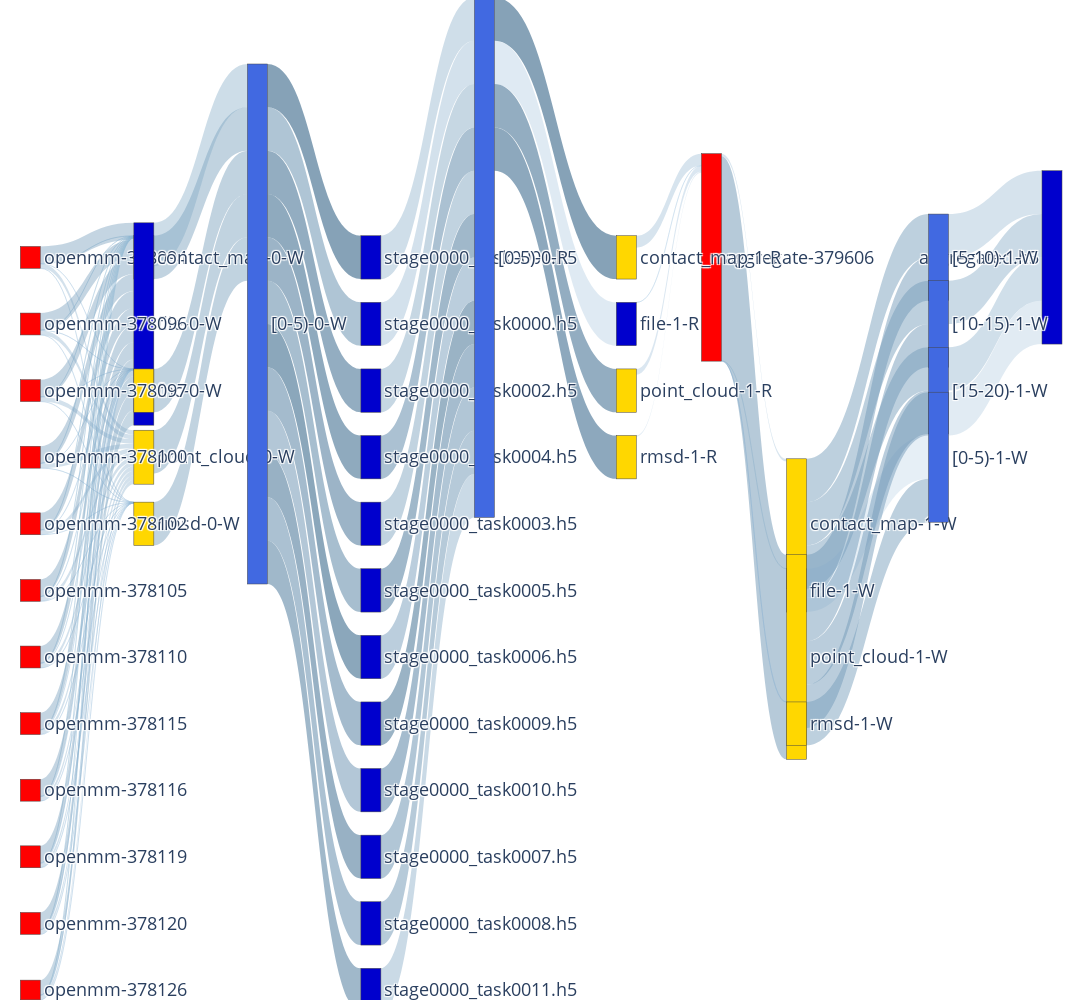

Here is the notebook cell this chart was saved with:
### Code cell
vfd_nodes, vfd_nodes_dict = vfd2sk.get_nodes_for_sankey(G_VFD, label_on=True)

# print(vfd_nodes)

vfd_links = vfd2sk.get_links_for_sankey(G_VFD, vfd_nodes_dict, val_sqrt=False)
fig = go.Figure(go.Sankey(
            node = vfd_nodes,
            link = vfd_links, orientation='h'))

width = 2000
height = 1000

fig.update_layout(
    autosize=False,
    width=width,
    height=height,
    margin=dict(
        l=width/100,
        r=width/50,
        b=height/100,
        t=height/4,
        pad=2
    ),
    font=dict(size=18),
)


fig.show()
save_html_path = f"{stat_path}/vfd-{(STAGE_END+1)}s-{test_name}-sankey-labeled-s4.html"
fig.write_html(save_html_path)
print(f"Sankey saved to {save_html_path}")
